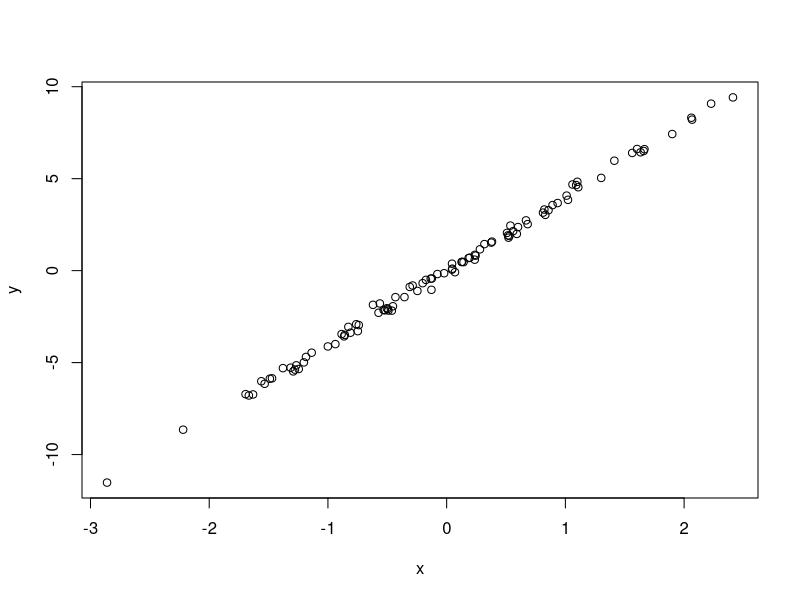

R code for this plot:
# Simulate and plot sata
# Pintu Kumar Mahla
# pintumahla.arizona.edu
# 2026-11-17

# Simulate predictor variable
x <- rnorm(n = 100)
# Simulate response variable with some noise
y <- 4*x + rnorm(n = 100, sd = 0.2)
# Plot the data
plot(x = x, y = y)
